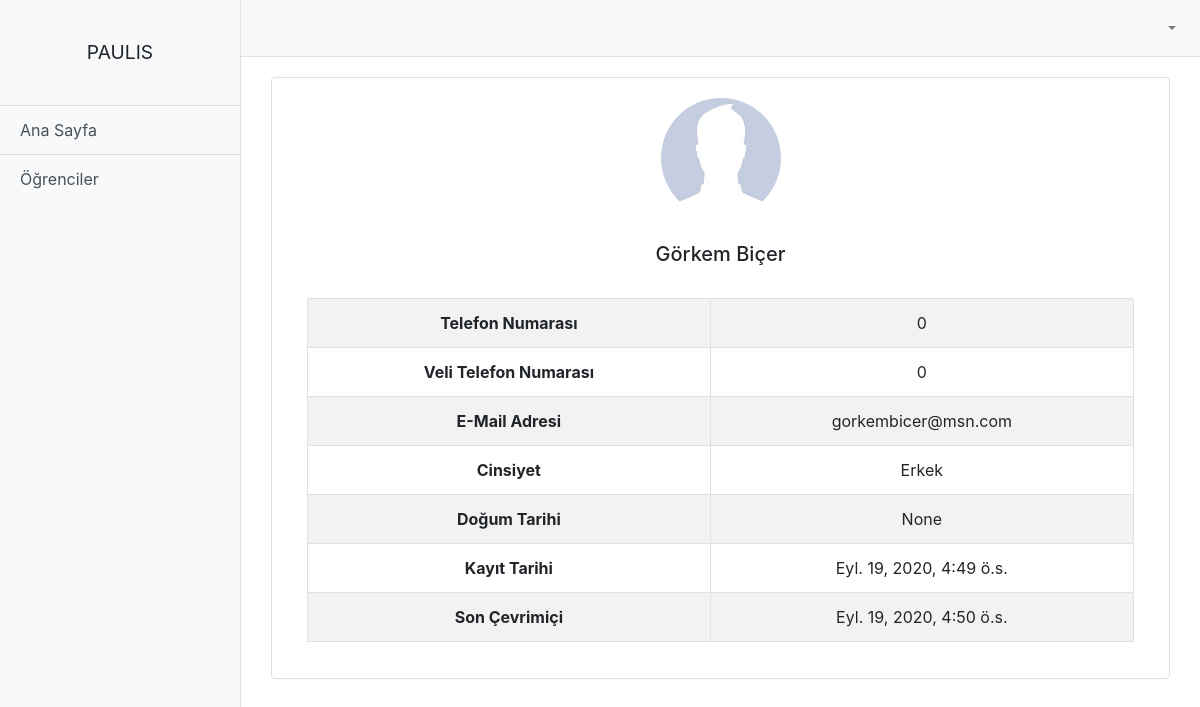
The page /student/student/3 (signed in) on the database its author committed.
### student/models.py (models this page shows, shortened)
class student(models.Model):
    author = models.ForeignKey("auth.user",on_delete=models.CASCADE,verbose_name="Kullanıcı Adı")
    avatar = models.ImageField(upload_to = 'media/profile_image', blank=True,verbose_name="Fotoğraf")
    name = models.CharField(default='',max_length = 50,verbose_name = "Adı")
    surname = models.CharField(default='',max_length = 50,verbose_name = "Soyadı")
    birthday = models.DateField(blank=True, null=True,verbose_name = "Doğum Tarihi")
    email = models.EmailField(default='',verbose_name = "E-Posta")
    phone = models.CharField(default=0,max_length=11,verbose_name = "Telefon Numarası")
    parent_phone = models.CharField(default=0,max_length=11,verbose_name = "Veli Telefon Numarası")
    gender_choice = (
        ('Erkek', 'Erkek'),
        ('Kadın', 'Kadın'),)
    gender = models.CharField(max_length = 30,blank=True, null=True,choices = gender_choice,verbose_name = "Cinsiyet")
    created_date = models.DateTimeField(auto_now_add=True,verbose_name="Kayıt Tarihi")

### student/views.py (the view)
# urls.py: path('student/<int:id>',views.detail,name = "detail"),
def detail(request,id):
    students = student.objects.filter(author_id = id)
    context = {
        "students":students
    }
    return render(request,"detail.html",context)

### templates/detail.html
{% extends 'layout.html' %}
{% load static %}
{% block body %}
{% for student in students %}
<div>
  {% if student.avatar %}
  <img src="{{ student.avatar.url }}" class="rounded-circle" style="width: 120px; height: 120px;">
  {% else %}
  {% if student.gender == 'Erkek'  %}
  <img src="{% static 'media/man_default.jpg' %}" class="rounded-circle" style="width: 120px; height: 120px;">
  {% else %}
  <img src="{% static 'media/woman_default.jpg' %}" class="rounded-circle" style="width: 120px; height: 120px;">
  {% endif %}
  {% endif %}
</div>
<div>
  <br>
  <h5>{{student.name}} {{student.surname}}</h5>
  <br>
</div>
<table class="table table-hover table-bordered table-striped text-center">
  <tbody>
    <tr>
      <th scope="row">Telefon Numarası</th>
      <td>{{student.phone}}</td>
    </tr>
    <tr>
      <th scope="row">Veli Telefon Numarası</th>
      <td>{{student.parent_phone}}</td>
    </tr>
    <tr>
      <th scope="row">E-Mail Adresi</th>
      <td>{{student.email}}</td>
    </tr>
    <tr>
      <th scope="row">Cinsiyet</th>
      <td>{{student.gender}}</td>
    </tr>
    <tr>
      <th scope="row">Doğum Tarihi</th>
      <td>{{student.birthday}}</td>
    </tr>
    <tr>
      <th scope="row">Kayıt Tarihi</th>
      <td>{{student.created_date}}</td>
    </tr>
    <tr>
      <th scope="row">Son Çevrimiçi </th>
      <td>{{request.user.last_login}}</td>
    </tr>
  </tbody>
</table>
{% endfor %}
{% endblock body %}

### rows shown on the page
student: name "Görkem", surname "Biçer", phone "0", parent_phone "0", email "gorkembicer@msn.com", gender "Erkek", birthday "None", created_date "Eyl. 19, 2020, 4:49 ö.s."

### other values the page prints
{{ request.user.last_login }} "Eyl. 19, 2020, 4:50 ö.s."
